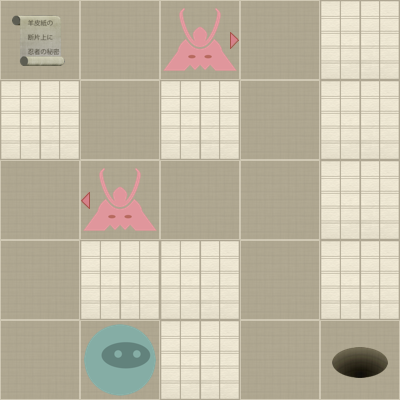

A 2D game scene composited from a Tiled map and its tileset images. What follows is a short description and the map's XML, with each tile layer's data collapsed to a summary:
An orthogonal 5x5 tile map with 80x80 px tiles, 2 tile layers (Level, Actors).

<map version="1.0" orientation="orthogonal" width="5" height="5" tilewidth="80" tileheight="80">
 <properties>
  <property name="moves" value="15" />
 </properties>
 <tileset firstgid="1" name="tiles" tilewidth="80" tileheight="80" spacing="2" margin="2">
  <image source="tiles-ipad.png" width="512" height="512" />
  <tile id="0">
   <properties>
    <property name="actor" value="exit" />
   </properties>
  </tile>
  <tile id="2">
   <properties>
    <property name="actor" value="guard" />
    <property name="direction" value="down" />
   </properties>
  </tile>
  <tile id="3">
   <properties>
    <property name="actor" value="guard" />
    <property name="direction" value="left" />
   </properties>
  </tile>
  <tile id="4">
   <properties>
    <property name="actor" value="guard" />
    <property name="direction" value="right" />
   </properties>
  </tile>
  <tile id="5">
   <properties>
    <property name="actor" value="guard" />
    <property name="direction" value="up" />
   </properties>
  </tile>
  <tile id="7">
   <properties>
    <property name="actor" value="player" />
   </properties>
  </tile>
  <tile id="8">
   <properties>
    <property name="actor" value="scroll" />
   </properties>
  </tile>
  <tile id="9">
   <properties>
    <property name="wall" value="1" />
   </properties>
  </tile>
 </tileset>
 <layer name="Level" width="5" height="5">
  <data>[25 cells, 25 non-empty, 2 distinct tile ids]</data>
 </layer>
 <layer name="Actors" width="5" height="5">
  <data>[25 cells, 5 non-empty, 5 distinct tile ids]</data>
 </layer>
</map>
